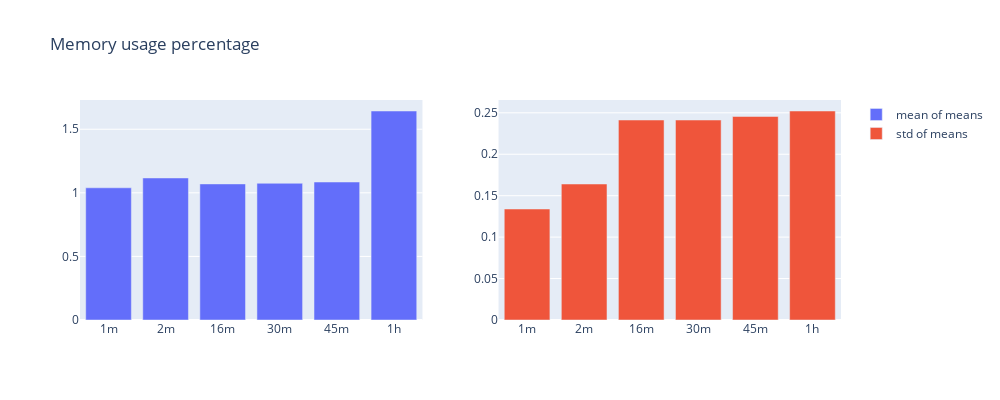

The notebook cell this image was saved under:
### Code cell
bar_plot("Memory usage percentage","memory_usage_plot", memory_usage)

### Figure 1 — Plotly figure (JSON) as saved in the notebook; plotly's stock layout.template omitted (floating-point values rounded to 4 significant figures)
{"data": [{"name": "mean of means", "type": "bar", "x": ["1m", "2m", "16m", "30m", "45m", "1h"], "xaxis": "x", "y": [1.04, 1.117, 1.07, 1.075, 1.085, 1.643], "yaxis": "y"}, {"name": "std of means", "type": "bar", "x": ["1m", "2m", "16m", "30m", "45m", "1h"], "xaxis": "x2", "y": [0.1339, 0.1641, 0.2413, 0.2413, 0.2456, 0.2522], "yaxis": "y2"}], "layout": {"height": 400, "title": {"text": "Memory usage percentage"}, "width": 1000, "xaxis": {"anchor": "y", "autorange": true, "domain": [0, 0.45], "range": [-0.5, 5.5], "type": "category"}, "xaxis2": {"anchor": "y2", "autorange": true, "domain": [0.55, 1], "range": [-0.5, 5.5], "type": "category"}, "yaxis": {"anchor": "x", "autorange": true, "domain": [0, 1], "range": [0, 1.73], "type": "linear"}, "yaxis2": {"anchor": "x2", "autorange": true, "domain": [0, 1], "range": [0, 0.2655], "type": "linear"}}}
